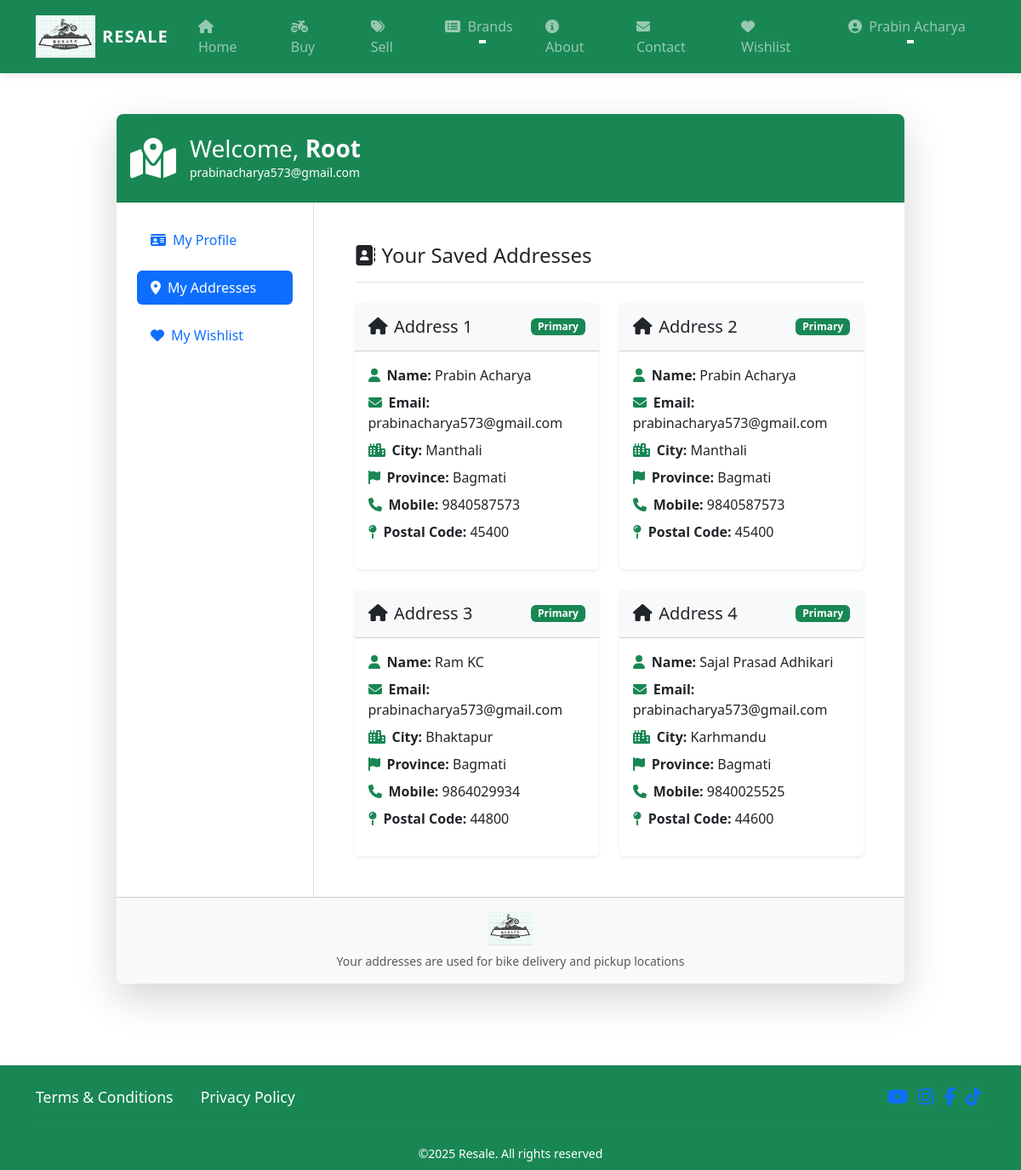
The app's page /address/ (signed in), older data.
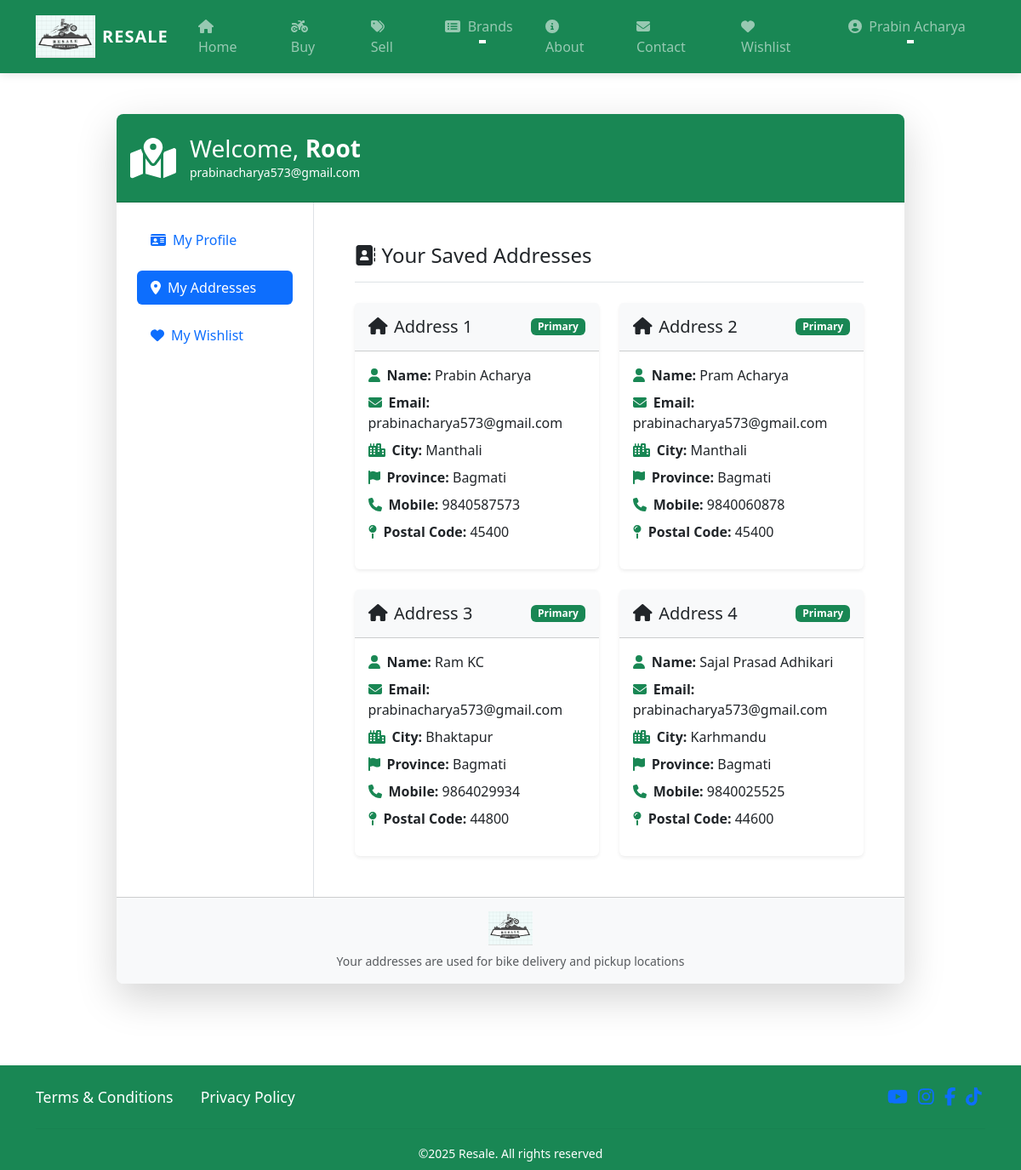
The same page, newer data.
### proj/models.py (models this page shows, shortened)
class Customer(models.Model):
    user = models.ForeignKey(
        User,
        on_delete=models.CASCADE,
        related_name='customers'  # Added for better querying
    )
    name = models.CharField(
        max_length=200,
        verbose_name='Full Name'
    )
    city = models.CharField(
        max_length=50,
        verbose_name='City'
    )
    state = models.CharField(
        choices=STATE_CHOICES,
        max_length=100,
        verbose_name='Province'
    )
    mobile = models.CharField(  # Changed to CharField
        max_length=10,
        validators=[MinLengthValidator(10)],  # For 10-digit numbers
        verbose_name='Mobile Number'
    )
    zipcode = models.CharField(  # Changed to CharField
        max_length=10,
        verbose_name='Postal Code'
    )
    class Meta:
        verbose_name = 'Customer'
        verbose_name_plural = 'Customers'
        ordering = ['name']

### proj/views.py (the view)
# urls.py: path('address/',views.address,name='address'),
@login_required
def address(request):
    add = Customer.objects.filter(user=request.user)
    email = request.user.email  # Get the user's email
    return render(request, 'proj/address.html', {'add': add, 'email': email})

### proj/templates/proj/address.html (shortened to what the changed rows need)
{% extends 'proj/base.html' %}
{% load static %}
{% block main-content %}
<div class="container py-5">
    <div class="row justify-content-center">
        <div class="col-lg-10">
            <div class="card border-0 shadow-lg rounded-3 overflow-hidden">
                <div class="card-header bg-success text-white py-4">
                    <div class="d-flex align-items-center">
                        <div>
                            <h3 class="mb-0">Welcome, <span class="text-capitalize fw-bold">{{request.user}}</span></h3>
                            <p class="mb-0 small">{{ request.user.email }}</p>
                        </div>
                    </div>
                </div>
                <div class="card-body p-0">
                    <div class="row g-0">
                        <div class="col-md-9">
                            <div class="p-4 p-md-5">
                                <div class="row g-4">
                                    {% for ad in add %}
                                    <div class="col-lg-6">
                                        <div class="card h-100 border-0 shadow-sm hover-card">
                                            <div class="card-header bg-light py-3">
                                                <div class="d-flex justify-content-between align-items-center">
                                                    <h5 class="mb-0"><i class="fas fa-home me-2"></i>Address {{forloop.counter}}</h5>
                                                    <span class="badge bg-success">Primary</span>
                                                </div>
                                            </div>
                                            <div class="card-body">
                                                <ul class="list-unstyled">
                                                    <li class="mb-2"><i class="fas fa-user text-success me-2"></i><strong>Name:</strong> {{ad.name}}</li>
                                                    <li class="mb-2"><i class="fas fa-envelope text-success me-2"></i><strong>Email:</strong> {{request.user.email}}</li>
                                                    <li class="mb-2"><i class="fas fa-city text-success me-2"></i><strong>City:</strong> {{ad.city}}</li>
                                                    <li class="mb-2"><i class="fas fa-flag text-success me-2"></i><strong>Province:</strong> {{ad.state}}</li>
                                                    <li class="mb-2"><i class="fas fa-phone text-success me-2"></i><strong>Mobile:</strong> {{ad.mobile}}</li>
                                                    <li class="mb-2"><i class="fas fa-map-pin text-success me-2"></i><strong>Postal Code:</strong> {{ad.zipcode}}</li>
                                                </ul>
                                            </div>
                                        </div>
                                    </div>
                                    {% endfor %}
                                </div>
                            </div>
                        </div>
                    </div>
                </div>
            </div>
        </div>
    </div>
</div>
{% endblock main-content %}

### proj/templates/proj/base.html (shortened to what the changed rows need)
<!DOCTYPE html>
{% load static %}
<html lang="en">
<head>
    <link href="https://cdn.jsdelivr.net/npm/bootstrap@5.3.5/dist/css/bootstrap.min.css" rel="stylesheet">
    <link rel="stylesheet" href="{% static 'proj/css/owl.carousel.min.css'%}"/>
    <link rel="stylesheet" href="{% static 'proj/css/all.min.css'%}"/>
    <link rel="stylesheet" href="{% static 'proj/css/style.css'%}"/>
</head>
<body>
  <nav class="navbar navbar-expand-lg navbar-dark bg-success shadow-sm sticky-top">
    <div class="container">
      <div class="collapse navbar-collapse" id="navbarSupportedContent">
        <ul class="navbar-nav ms-auto mb-2 mb-lg-0">
          {% if request.user.is_authenticated %}
          <li class="nav-item dropdown mx-1">
            <a class="nav-link dropdown-toggle nav-item-hover px-3" href="#" id="profileDropdown" role="button" data-bs-toggle="dropdown"
            aria-expanded="false">
              <i class="fas fa-user-circle me-1"></i>
              <span class="text-capitalize">{% if request.user.customers.first.name %}{{ request.user.customers.first.name }}{% else %}{{ request.user.username }}{% endif %}</span>
            </a>
          </li>
          {% endif %}
      </ul>
    </div>
  </nav>
  {% block main-content %}{% endblock main-content %}
</body>
</html>

Row changes from the older to the newer data that the page shows:
shown differently, row unchanged: Customer "Prabin Acharya": moves up the list
changed Customer: name "Prabin Acharya" → "Pram Acharya"; mobile "9840587573" → "9840060878"
